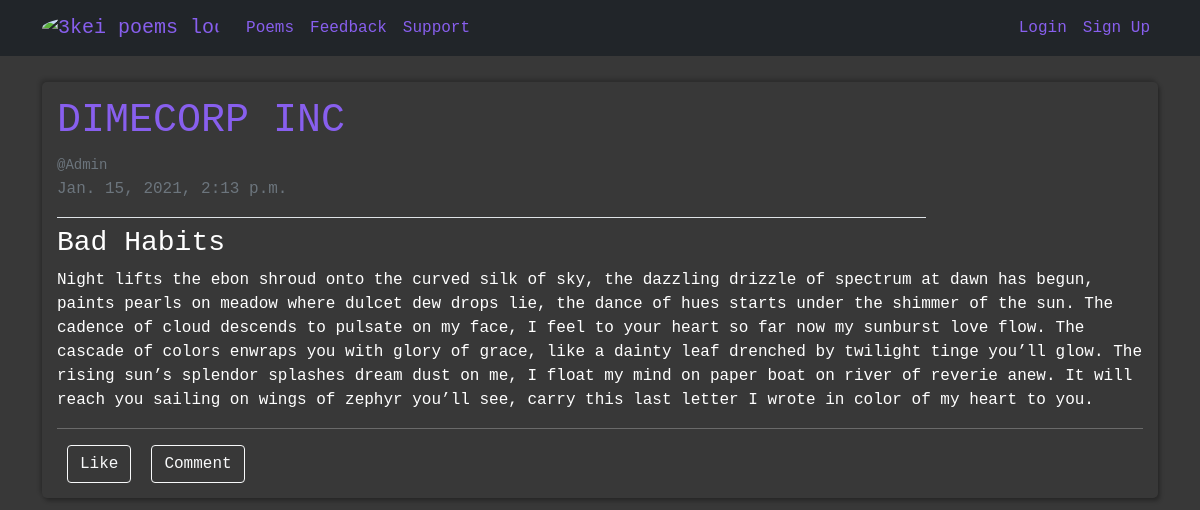
The page /poem/detail/7/ on the database its author committed.
### quikTasks/models.py (models this page shows, shortened)
class Poem(models.Model):
    title = models.CharField(max_length=100, blank=True, null=True)
    category = models.CharField(max_length=255, null=True, blank=True)
    description = models.TextField(null=True)
    date_created = models.DateTimeField(auto_now_add=True)
    likes = models.IntegerField(default=10)
    author = models.ForeignKey(User, on_delete=models.CASCADE)

### quikTasks/views.py (the view)
# urls.py: path('poem/detail/<int:pk>/', PoemDetailView.as_view(), name="detail"),
class PoemDetailView(DetailView):
    model = Poem

### quikTasks/templates/quikTasks/poem_detail.html
{% extends 'quikTasks/layout.html' %}
{% block content %}
<div class="container">
   <div class="row my-3">
      <div class="col-12">
         <div class="poem-section">
            <div>
               {% if poem.author == user %}
               <section>
                  <h1 class="text-uppercase">{{poem.author.first_name}} {{poem.author.last_name}}</h1>
                  <small class="text-muted">@{{poem.author.username}}</small>
                  <p class="text-muted">{{poem.date_created}}</p>
               </section>
               <section class="mb-2">
                  <a class="btn btn-outline-info btn-sm" href="{% url 'poem-update' poem.id %}">Update</a>
                  <a class="btn btn-outline-danger btn-sm" href="{% url 'poem-delete' poem.id %}">Delete</a>
               </section>
               {% else %}
               <a href="{% url 'user-poems' poem.author.username %}">
                  <h1 class="text-uppercase">{{poem.author.first_name}} {{poem.author.last_name}}</h1>
                  <small class="text-muted">@{{poem.author.username}}</small>
                  <p class="text-muted">{{poem.date_created}}</p>
               </a>
               {% endif %}
            </div>
            <legend class="border-bottom" style="width: 80%;"></legend>
            <h3>{{poem.title}}</h3>
            <p>{{poem.description}}</p>
            <hr>
            <div class="comment">
               <div class="like">
                  <button class="btn btn-outline-light">Like</button>
               </div>
               <div class="like">
                  <button class="btn btn-outline-light">Comment</button>
               </div>
            </div>
         </div>
      </div>
   </div>
</div>
{% endblock content %}

### quikTasks/static/quikTasks/css/main.css (style rules this page uses)
* { margin: 0; padding: 0; font-family: monospace, Arial, Helvetica, sans-serif; }
body { background-color: #383838; color: #fff !important; }
a { color: #885fee !important; }
.poem-section { margin: 10px 0; padding: 15px; border-radius: 5px; box-shadow: -2px -3px 4px 0 rgba(0, 0, 0, 0.2), 2px 3px 4px 0 rgba(0, 0, 0, 0.3); }
.comment { display: flex; flex-direction: row; }
.like { margin: 0 10px; }

### quikTasks/static/quikTasks/css/profile.css (style rules this page uses)
a { text-decoration: none; color: #fff; }

### rows shown on the page
Poem: author.first_name "DIMECORP", author.last_name "INC", author.username "Admin", date_created "Jan. 15, 2021, 2:13 p.m.", title "Bad Habits", description "Night lifts the ebon shroud onto the curved silk of sky, the dazzling drizzle of spectrum at dawn has begun, paints pearls on meadow where dulcet dew drops lie, the dance of hues starts under the shimmer of the sun. The cadence of cloud descends to pulsate on my face, I feel to your heart so far now my sunburst love flow. The cascade of colors enwraps you with glory of grace, like a dainty leaf drenched by twilight tinge you’ll glow. The rising sun’s splendor splashes dream dust on me, I float my mind on paper boat on river of reverie anew. It will reach you sailing on wings of zephyr you’ll see, carry this last letter I wrote in color of my heart to you."
